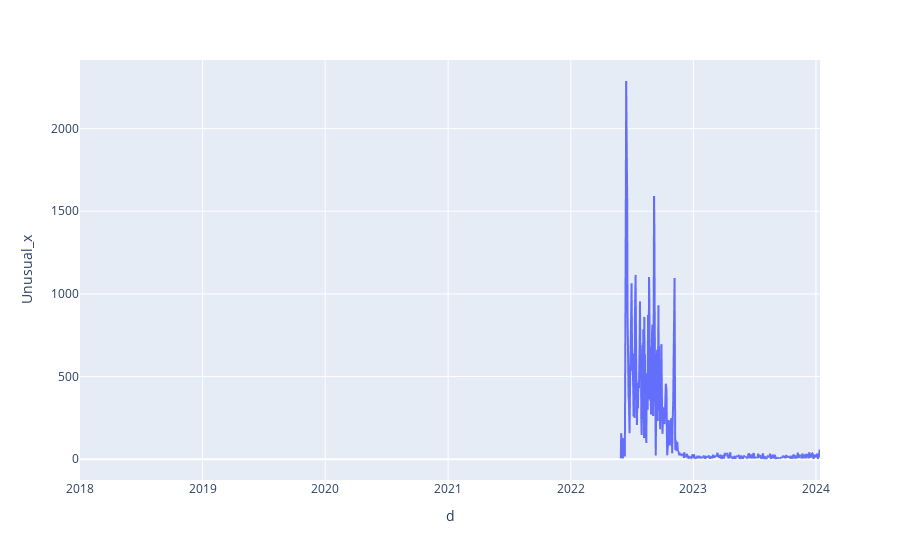

Notebook code for this chart:
### Code cell
import plotly.express as px
fig = px.line(df, x='d', y='Unusual_x')
fig.show()

### Figure 1 — Plotly figure (JSON) as saved in the notebook; plotly's stock layout.template omitted (floating-point values rounded to 4 significant figures; data arrays with more than 128 entries replaced by an {"elided": "..."} marker saying what was removed)
{"data": [{"hovertemplate": "d=%{x}<br>Unusual_x=%{y}<extra></extra>", "legendgroup": "", "line": {"color": "#636efa", "dash": "solid"}, "marker": {"symbol": "circle"}, "mode": "lines", "name": "", "showlegend": false, "type": "scattergl", "x": {"elided": "1492 str values"}, "xaxis": "x", "y": {"elided": "1492 int values"}, "yaxis": "y"}], "layout": {"legend": {"tracegroupgap": 0}, "margin": {"t": 60}, "xaxis": {"anchor": "y", "domain": [0, 1], "title": {"text": "d"}}, "yaxis": {"anchor": "x", "domain": [0, 1], "title": {"text": "Unusual_x"}}}}
